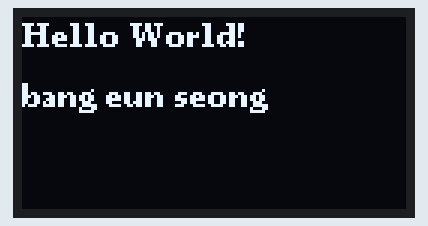
Recording of a sketch running on a simulated Arduino Uno, built with avr-gcc and run on an emulated ATmega328P. Shown: 128×64 one-colour display.

Above: at 0.2 s.

Measured:
- what the display in image 0 shows lasts 1.1 s, from 0.1 s to 1.2 s

The sketch:

Hello-World.ino
```cpp
#include <Arduino.h>
#include <U8g2lib.h>

#ifdef U8X8_HAVE_HW_SPI
#include <SPI.h>
#endif
#ifdef U8X8_HAVE_HW_I2C
#include <Wire.h>
#endif

U8G2_SSD1306_128X64_NONAME_F_HW_I2C u8g2(U8G2_R0, /* reset=*/ U8X8_PIN_NONE);

void setup(void) {
  u8g2.begin();
}

void loop(void) {
  u8g2.clearBuffer();
  u8g2.setFont(u8g2_font_ncenB08_tr);
  u8g2.drawStr(0,10,"Hello World!");
  u8g2.sendBuffer();
    u8g2.drawStr(0,30,"bang eun seong");
  u8g2.sendBuffer();
  delay(1000);
}
```
